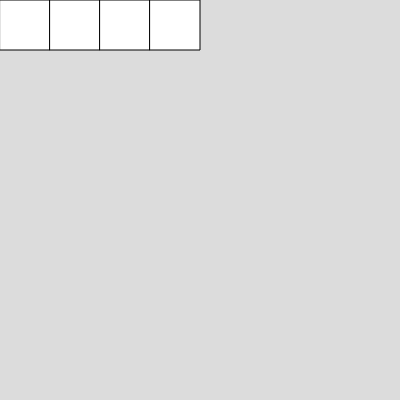
Frame 1 (no input)
Frame 60 (no input): identical to frame 1, image omitted
Frame 120 (the mouse pressed at the canvas centre since frame 60): identical to frame 1, image omitted

The p5.js sketch that drew this single still picture (run headless with seeded random() and noise() and a simulated clock; from frame 60 on, the mouse is pressed at the canvas centre):

// p5.js sketch
// ── sketch.js
function setup() {
  createCanvas(400, 400);
}

function draw() {
  background(220);
  rect_trans();
  rect_trans();
  rect_trans();
  rect_trans();
}


function rect_trans() {
  rect(0,0,50,50)
  translate(50, 0);
}


// https://p5js.org/reference/#/p5/translate
// translate(x, y, [z])
